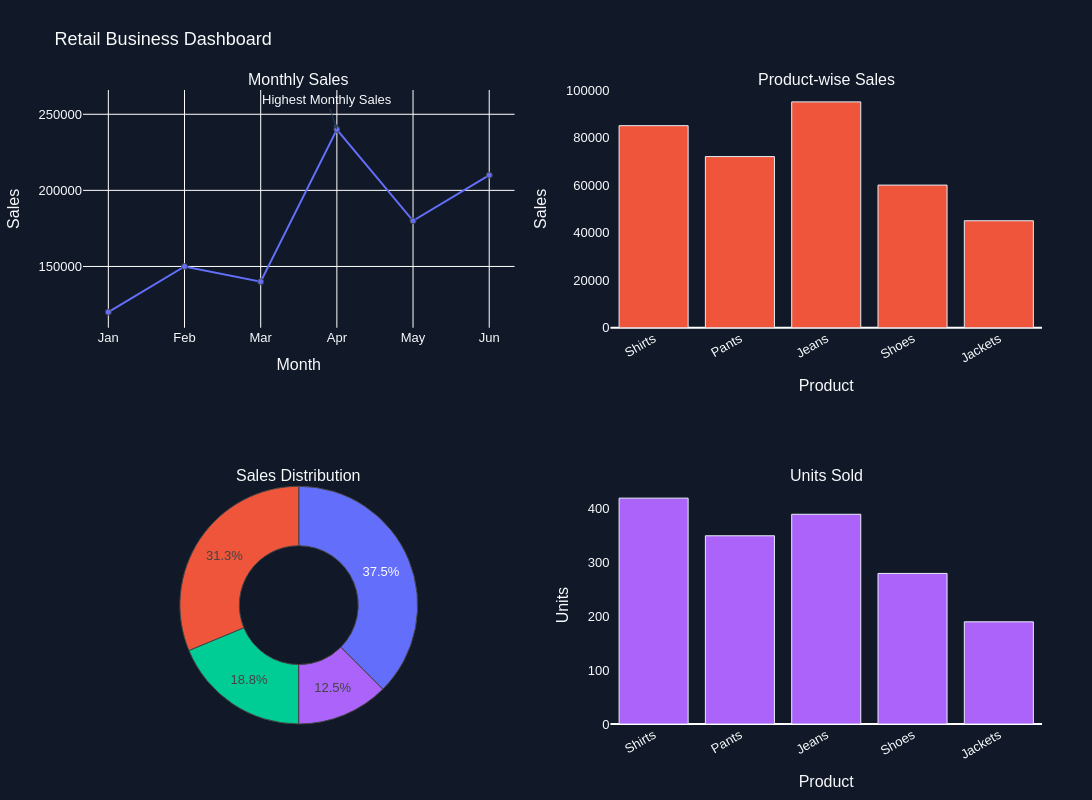

This figure's notebook cell:
### Code cell
import pandas as pd
import plotly.graph_objects as go

from plotly.subplots import make_subplots


# ============================================================
# DATA
# ============================================================

df_sales = pd.DataFrame({
    "Month": ["Jan", "Feb", "Mar", "Apr", "May", "Jun"],
    "Sales": [120000, 150000, 140000, 240000, 180000, 210000]
})


df_product = pd.DataFrame({
    "Product": ["Shirts", "Pants", "Jeans", "Shoes", "Jackets"],
    "Sales": [85000, 72000, 95000, 60000, 45000]
})


df_category = pd.DataFrame({
    "Category": ["Men", "Women", "Kids", "Accessories"],
    "Sales": [180000, 150000, 90000, 60000]
})


df_units = pd.DataFrame({
    "Product": ["Shirts", "Pants", "Jeans", "Shoes", "Jackets"],
    "Units": [420, 350, 390, 280, 190]
})


# ============================================================
# CREATE SUBPLOTS
# ============================================================

fig = make_subplots(

    rows=2,
    cols=2,

    subplot_titles=(
        "Monthly Sales",
        "Product-wise Sales",
        "Sales Distribution",
        "Units Sold"
    ),

    specs=[
        [{"type": "xy"}, {"type": "xy"}],
        [{"type": "domain"}, {"type": "xy"}]
    ]
)


# ============================================================
# 1️⃣ MONTHLY SALES - LINE CHART
# ============================================================

fig.add_trace(

    go.Scatter(
        x=df_sales["Month"],
        y=df_sales["Sales"],
        mode="lines+markers",
        name="Monthly Sales"
    ),

    row=1,
    col=1
)


# ============================================================
# 2️⃣ PRODUCT SALES - BAR CHART
# ============================================================

fig.add_trace(

    go.Bar(
        x=df_product["Product"],
        y=df_product["Sales"],
        name="Product Sales"
    ),

    row=1,
    col=2
)


# ============================================================
# 3️⃣ SALES DISTRIBUTION - DONUT CHART
# ============================================================

fig.add_trace(

    go.Pie(
        labels=df_category["Category"],
        values=df_category["Sales"],
        hole=0.5,
        name="Sales Distribution"
    ),

    row=2,
    col=1
)


# ============================================================
# 4️⃣ UNITS SOLD - BAR CHART
# ============================================================

fig.add_trace(

    go.Bar(
        x=df_units["Product"],
        y=df_units["Units"],
        name="Units Sold"
    ),

    row=2,
    col=2
)


# ============================================================
# UPDATE TRACES
# ============================================================

fig.update_traces(

    marker=dict(
        line=dict(
            width=1
        )
    )
)


# ============================================================
# X-AXIS
# ============================================================

fig.update_xaxes(

    title="Month",
    showgrid=True,

    row=1,
    col=1
)


fig.update_xaxes(

    title="Product",
    showgrid=False,

    tickangle=-30,

    row=1,
    col=2
)


fig.update_xaxes(

    title="Product",
    showgrid=False,

    tickangle=-30,

    row=2,
    col=2
)


# ============================================================
# Y-AXIS
# ============================================================

fig.update_yaxes(

    title="Sales",
    showgrid=True,

    tickformat="₹,.0f",

    row=1,
    col=1
)


fig.update_yaxes(

    title="Sales",
    showgrid=False,

    tickformat="₹,.0f",

    row=1,
    col=2
)


fig.update_yaxes(

    title="Units",
    showgrid=False,

    row=2,
    col=2
)


# ============================================================
# ANNOTATION
# ============================================================

fig.add_annotation(

    x="Apr",
    y=240000,

    text="Highest Monthly Sales",

    showarrow=True,

    arrowhead=2,

    row=1,
    col=1
)


# ============================================================
# OVERALL LAYOUT
# ============================================================

fig.update_layout(

    title="Retail Business Dashboard",

    width=1100,
    height=800,

    paper_bgcolor="#111827",

    plot_bgcolor="#111827",

    font=dict(
        family="Arial",
        size=13,
        color="#F8FAFC"
    ),

    margin=dict(
        l=50,
        r=50,
        t=90,
        b=50
    ),

    showlegend=False
    
)


fig.show()

### Figure 1 — Plotly figure (JSON) as saved in the notebook; plotly's stock layout.template omitted (floating-point values rounded to 4 significant figures)
{"data": [{"marker": {"line": {"width": 1}}, "mode": "lines+markers", "name": "Monthly Sales", "type": "scatter", "x": ["Jan", "Feb", "Mar", "Apr", "May", "Jun"], "xaxis": "x", "y": [120000, 150000, 140000, 240000, 180000, 210000], "yaxis": "y"}, {"marker": {"line": {"width": 1}}, "name": "Product Sales", "type": "bar", "x": ["Shirts", "Pants", "Jeans", "Shoes", "Jackets"], "xaxis": "x2", "y": [85000, 72000, 95000, 60000, 45000], "yaxis": "y2"}, {"domain": {"x": [0, 0.45], "y": [0, 0.375]}, "hole": 0.5, "labels": ["Men", "Women", "Kids", "Accessories"], "marker": {"line": {"width": 1}}, "name": "Sales Distribution", "type": "pie", "values": [180000, 150000, 90000, 60000]}, {"marker": {"line": {"width": 1}}, "name": "Units Sold", "type": "bar", "x": ["Shirts", "Pants", "Jeans", "Shoes", "Jackets"], "xaxis": "x3", "y": [420, 350, 390, 280, 190], "yaxis": "y3"}], "layout": {"annotations": [{"font": {"size": 16}, "showarrow": false, "text": "Monthly Sales", "x": 0.225, "xanchor": "center", "xref": "paper", "y": 1, "yanchor": "bottom", "yref": "paper"}, {"font": {"size": 16}, "showarrow": false, "text": "Product-wise Sales", "x": 0.775, "xanchor": "center", "xref": "paper", "y": 1, "yanchor": "bottom", "yref": "paper"}, {"font": {"size": 16}, "showarrow": false, "text": "Sales Distribution", "x": 0.225, "xanchor": "center", "xref": "paper", "y": 0.375, "yanchor": "bottom", "yref": "paper"}, {"font": {"size": 16}, "showarrow": false, "text": "Units Sold", "x": 0.775, "xanchor": "center", "xref": "paper", "y": 0.375, "yanchor": "bottom", "yref": "paper"}, {"arrowhead": 2, "showarrow": true, "text": "Highest Monthly Sales", "x": "Apr", "xref": "x", "y": 240000, "yref": "y"}], "font": {"color": "#F8FAFC", "family": "Arial", "size": 13}, "height": 800, "margin": {"b": 50, "l": 50, "r": 50, "t": 90}, "paper_bgcolor": "#111827", "plot_bgcolor": "#111827", "showlegend": false, "title": {"text": "Retail Business Dashboard"}, "width": 1100, "xaxis": {"anchor": "y", "domain": [0, 0.45], "showgrid": true, "title": {"text": "Month"}}, "xaxis2": {"anchor": "y2", "domain": [0.55, 1], "showgrid": false, "tickangle": -30, "title": {"text": "Product"}}, "xaxis3": {"anchor": "y3", "domain": [0.55, 1], "showgrid": false, "tickangle": -30, "title": {"text": "Product"}}, "yaxis": {"anchor": "x", "domain": [0.625, 1], "showgrid": true, "tickformat": "₹,.0f", "title": {"text": "Sales"}}, "yaxis2": {"anchor": "x2", "domain": [0.625, 1], "showgrid": false, "tickformat": "₹,.0f", "title": {"text": "Sales"}}, "yaxis3": {"anchor": "x3", "domain": [0, 0.375], "showgrid": false, "title": {"text": "Units"}}}}
